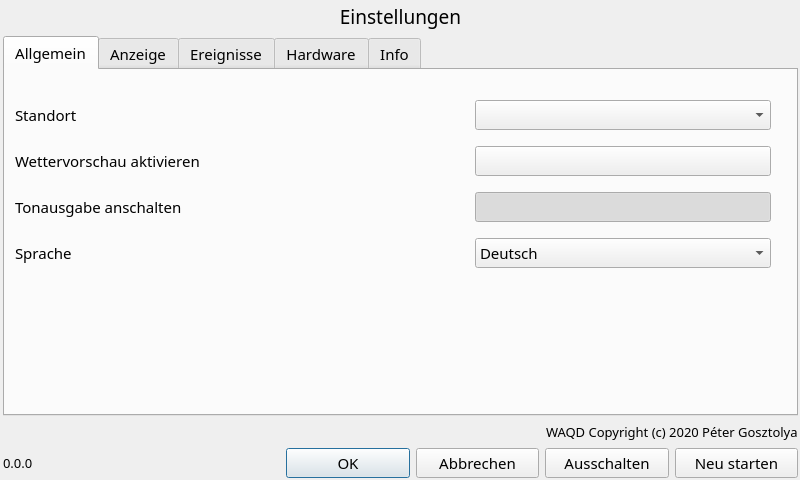
<?xml version="1.0" encoding="UTF-8"?>
<ui version="4.0">
 <class>Dialog</class>
 <widget class="QDialog" name="Dialog">
  <property name="windowModality">
   <enum>Qt::ApplicationModal</enum>
  </property>
  <property name="geometry">
   <rect>
    <x>0</x>
    <y>0</y>
    <width>800</width>
    <height>480</height>
   </rect>
  </property>
  <property name="sizePolicy">
   <sizepolicy hsizetype="Fixed" vsizetype="Fixed">
    <horstretch>1</horstretch>
    <verstretch>1</verstretch>
   </sizepolicy>
  </property>
  <property name="minimumSize">
   <size>
    <width>800</width>
    <height>480</height>
   </size>
  </property>
  <property name="maximumSize">
   <size>
    <width>800</width>
    <height>480</height>
   </size>
  </property>
  <property name="palette">
   <palette>
    <active>
     <colorrole role="Light">
      <brush brushstyle="SolidPattern">
       <color alpha="255">
        <red>240</red>
        <green>240</green>
        <blue>240</blue>
       </color>
      </brush>
     </colorrole>
     <colorrole role="Midlight">
      <brush brushstyle="SolidPattern">
       <color alpha="255">
        <red>227</red>
        <green>227</green>
        <blue>227</blue>
       </color>
      </brush>
     </colorrole>
     <colorrole role="BrightText">
      <brush brushstyle="SolidPattern">
       <color alpha="255">
        <red>240</red>
        <green>240</green>
        <blue>240</blue>
       </color>
      </brush>
     </colorrole>
     <colorrole role="Base">
      <brush brushstyle="SolidPattern">
       <color alpha="255">
        <red>240</red>
        <green>240</green>
        <blue>240</blue>
       </color>
      </brush>
     </colorrole>
     <colorrole role="NoRole">
      <brush brushstyle="SolidPattern">
       <color alpha="255">
        <red>240</red>
        <green>240</green>
        <blue>240</blue>
       </color>
      </brush>
     </colorrole>
    </active>
    <inactive>
     <colorrole role="Light">
      <brush brushstyle="SolidPattern">
       <color alpha="255">
        <red>240</red>
        <green>240</green>
        <blue>240</blue>
       </color>
      </brush>
     </colorrole>
     <colorrole role="Midlight">
      <brush brushstyle="SolidPattern">
       <color alpha="255">
        <red>227</red>
        <green>227</green>
        <blue>227</blue>
       </color>
      </brush>
     </colorrole>
     <colorrole role="BrightText">
      <brush brushstyle="SolidPattern">
       <color alpha="255">
        <red>255</red>
        <green>255</green>
        <blue>255</blue>
       </color>
      </brush>
     </colorrole>
     <colorrole role="Base">
      <brush brushstyle="SolidPattern">
       <color alpha="255">
        <red>240</red>
        <green>240</green>
        <blue>240</blue>
       </color>
      </brush>
     </colorrole>
     <colorrole role="NoRole">
      <brush brushstyle="SolidPattern">
       <color alpha="255">
        <red>240</red>
        <green>240</green>
        <blue>240</blue>
       </color>
      </brush>
     </colorrole>
    </inactive>
    <disabled>
     <colorrole role="Light">
      <brush brushstyle="SolidPattern">
       <color alpha="255">
        <red>240</red>
        <green>240</green>
        <blue>240</blue>
       </color>
      </brush>
     </colorrole>
     <colorrole role="Midlight">
      <brush brushstyle="SolidPattern">
       <color alpha="255">
        <red>240</red>
        <green>240</green>
        <blue>240</blue>
       </color>
      </brush>
     </colorrole>
     <colorrole role="BrightText">
      <brush brushstyle="SolidPattern">
       <color alpha="255">
        <red>255</red>
        <green>255</green>
        <blue>255</blue>
       </color>
      </brush>
     </colorrole>
     <colorrole role="Base">
      <brush brushstyle="SolidPattern">
       <color alpha="255">
        <red>240</red>
        <green>240</green>
        <blue>240</blue>
       </color>
      </brush>
     </colorrole>
     <colorrole role="NoRole">
      <brush brushstyle="SolidPattern">
       <color alpha="255">
        <red>240</red>
        <green>240</green>
        <blue>240</blue>
       </color>
      </brush>
     </colorrole>
    </disabled>
   </palette>
  </property>
  <property name="font">
   <font>
    <family>Bahnschrift SemiLight</family>
    <pointsize>10</pointsize>
   </font>
  </property>
  <property name="windowTitle">
   <string>PiWeather - Options</string>
  </property>
  <property name="windowOpacity">
   <double>1.000000000000000</double>
  </property>
  <widget class="QWidget" name="layoutWidget">
   <property name="geometry">
    <rect>
     <x>0</x>
     <y>0</y>
     <width>801</width>
     <height>481</height>
    </rect>
   </property>
   <layout class="QVBoxLayout" name="main_vertical_layout">
    <property name="leftMargin">
     <number>3</number>
    </property>
    <property name="topMargin">
     <number>3</number>
    </property>
    <property name="rightMargin">
     <number>3</number>
    </property>
    <property name="bottomMargin">
     <number>3</number>
    </property>
    <item>
     <widget class="QLabel" name="options_title">
      <property name="font">
       <font>
        <family>Bahnschrift</family>
        <pointsize>14</pointsize>
       </font>
      </property>
      <property name="text">
       <string>Einstellungen</string>
      </property>
      <property name="alignment">
       <set>Qt::AlignCenter</set>
      </property>
     </widget>
    </item>
    <item>
     <widget class="QTabWidget" name="options_tabs">
      <property name="sizePolicy">
       <sizepolicy hsizetype="Expanding" vsizetype="Expanding">
        <horstretch>0</horstretch>
        <verstretch>0</verstretch>
       </sizepolicy>
      </property>
      <property name="minimumSize">
       <size>
        <width>100</width>
        <height>280</height>
       </size>
      </property>
      <property name="font">
       <font>
        <family>Bahnschrift</family>
        <pointsize>11</pointsize>
       </font>
      </property>
      <property name="currentIndex">
       <number>0</number>
      </property>
      <property name="elideMode">
       <enum>Qt::ElideMiddle</enum>
      </property>
      <property name="documentMode">
       <bool>false</bool>
      </property>
      <property name="tabsClosable">
       <bool>false</bool>
      </property>
      <widget class="QWidget" name="general_tab">
       <attribute name="title">
        <string>Allgemein</string>
       </attribute>
       <widget class="QWidget" name="formLayoutWidget">
        <property name="geometry">
         <rect>
          <x>10</x>
          <y>10</y>
          <width>761</width>
          <height>201</height>
         </rect>
        </property>
        <layout class="QGridLayout" name="general_layout" columnstretch="3,2">
         <property name="sizeConstraint">
          <enum>QLayout::SetDefaultConstraint</enum>
         </property>
         <property name="topMargin">
          <number>10</number>
         </property>
         <property name="rightMargin">
          <number>5</number>
         </property>
         <property name="horizontalSpacing">
          <number>15</number>
         </property>
         <item row="3" column="1">
          <widget class="QComboBox" name="lang_combo_box">
           <item>
            <property name="text">
             <string>Deutsch</string>
            </property>
           </item>
           <item>
            <property name="text">
             <string>English</string>
            </property>
           </item>
           <item>
            <property name="text">
             <string>Magyar</string>
            </property>
           </item>
          </widget>
         </item>
         <item row="3" column="0">
          <widget class="QLabel" name="lang_label">
           <property name="text">
            <string>Sprache</string>
           </property>
          </widget>
         </item>
         <item row="2" column="0">
          <widget class="QLabel" name="sound_enable_label">
           <property name="text">
            <string>Tonausgabe anschalten</string>
           </property>
          </widget>
         </item>
         <item row="0" column="0">
          <widget class="QLabel" name="location_label">
           <property name="sizePolicy">
            <sizepolicy hsizetype="Preferred" vsizetype="Preferred">
             <horstretch>0</horstretch>
             <verstretch>0</verstretch>
            </sizepolicy>
           </property>
           <property name="text">
            <string>Standort</string>
           </property>
          </widget>
         </item>
         <item row="1" column="0">
          <widget class="QLabel" name="forecast_enable_label">
           <property name="text">
            <string>Wettervorschau aktivieren</string>
           </property>
          </widget>
         </item>
         <item row="1" column="1">
          <widget class="Switch" name="forecast_enable_toggle">
           <property name="layoutDirection">
            <enum>Qt::LeftToRight</enum>
           </property>
           <property name="text">
            <string/>
           </property>
           <property name="checked">
            <bool>false</bool>
           </property>
          </widget>
         </item>
         <item row="2" column="1">
          <widget class="Switch" name="sound_enable_toggle">
           <property name="layoutDirection">
            <enum>Qt::LeftToRight</enum>
           </property>
           <property name="text">
            <string/>
           </property>
           <property name="checkable">
            <bool>true</bool>
           </property>
           <property name="checked">
            <bool>true</bool>
           </property>
          </widget>
         </item>
         <item row="0" column="1">
          <widget class="QComboBox" name="location_combo_box"/>
         </item>
        </layout>
       </widget>
      </widget>
      <widget class="QWidget" name="display_tab">
       <attribute name="title">
        <string>Anzeige</string>
       </attribute>
       <widget class="QWidget" name="formLayoutWidget_3">
        <property name="geometry">
         <rect>
          <x>10</x>
          <y>10</y>
          <width>800</width>
          <height>251</height>
         </rect>
        </property>
        <layout class="QGridLayout" name="display_layout" rowstretch="0,0,0,0,0,0" columnstretch="0,0,0,0,0,0,0,0" columnminimumwidth="0,20,130,330,10,0,0,0">
         <property name="sizeConstraint">
          <enum>QLayout::SetDefaultConstraint</enum>
         </property>
         <property name="topMargin">
          <number>10</number>
         </property>
         <property name="rightMargin">
          <number>5</number>
         </property>
         <property name="horizontalSpacing">
          <number>15</number>
         </property>
         <item row="0" column="5" colspan="2">
          <widget class="QLabel" name="font_scaling_value">
           <property name="sizePolicy">
            <sizepolicy hsizetype="Fixed" vsizetype="Preferred">
             <horstretch>0</horstretch>
             <verstretch>0</verstretch>
            </sizepolicy>
           </property>
           <property name="minimumSize">
            <size>
             <width>30</width>
             <height>0</height>
            </size>
           </property>
           <property name="text">
            <string>8</string>
           </property>
           <property name="alignment">
            <set>Qt::AlignRight|Qt::AlignTrailing|Qt::AlignVCenter</set>
           </property>
          </widget>
         </item>
         <item row="1" column="5" colspan="2">
          <widget class="QLabel" name="brightness_value">
           <property name="sizePolicy">
            <sizepolicy hsizetype="Fixed" vsizetype="Preferred">
             <horstretch>0</horstretch>
             <verstretch>0</verstretch>
            </sizepolicy>
           </property>
           <property name="minimumSize">
            <size>
             <width>30</width>
             <height>0</height>
            </size>
           </property>
           <property name="text">
            <string>8</string>
           </property>
           <property name="alignment">
            <set>Qt::AlignRight|Qt::AlignTrailing|Qt::AlignVCenter</set>
           </property>
          </widget>
         </item>
         <item row="2" column="5" colspan="2">
          <widget class="QLabel" name="night_mode_begin_value">
           <property name="sizePolicy">
            <sizepolicy hsizetype="Fixed" vsizetype="Preferred">
             <horstretch>0</horstretch>
             <verstretch>0</verstretch>
            </sizepolicy>
           </property>
           <property name="minimumSize">
            <size>
             <width>30</width>
             <height>0</height>
            </size>
           </property>
           <property name="baseSize">
            <size>
             <width>0</width>
             <height>0</height>
            </size>
           </property>
           <property name="accessibleDescription">
            <string notr="true"/>
           </property>
           <property name="layoutDirection">
            <enum>Qt::LeftToRight</enum>
           </property>
           <property name="text">
            <string>22</string>
           </property>
           <property name="alignment">
            <set>Qt::AlignRight|Qt::AlignTrailing|Qt::AlignVCenter</set>
           </property>
           <property name="margin">
            <number>0</number>
           </property>
          </widget>
         </item>
         <item row="4" column="0">
          <widget class="QLabel" name="day_standby_timeout_label">
           <property name="sizePolicy">
            <sizepolicy hsizetype="Preferred" vsizetype="Preferred">
             <horstretch>0</horstretch>
             <verstretch>0</verstretch>
            </sizepolicy>
           </property>
           <property name="text">
            <string>Standby am Tag nach</string>
           </property>
          </widget>
         </item>
         <item row="3" column="0">
          <widget class="QLabel" name="night_mode_end_label">
           <property name="sizePolicy">
            <sizepolicy hsizetype="Preferred" vsizetype="Preferred">
             <horstretch>0</horstretch>
             <verstretch>0</verstretch>
            </sizepolicy>
           </property>
           <property name="text">
            <string>Nachtruhe Ende</string>
           </property>
          </widget>
         </item>
         <item row="0" column="2" colspan="2">
          <widget class="JumpSlider" name="font_scaling_slider">
           <property name="maximum">
            <number>10</number>
           </property>
           <property name="pageStep">
            <number>100</number>
           </property>
           <property name="sliderPosition">
            <number>5</number>
           </property>
           <property name="orientation">
            <enum>Qt::Horizontal</enum>
           </property>
           <property name="tickPosition">
            <enum>QSlider::TicksBelow</enum>
           </property>
           <property name="tickInterval">
            <number>1</number>
           </property>
          </widget>
         </item>
         <item row="0" column="0">
          <widget class="QLabel" name="font_scaling_label">
           <property name="text">
            <string>Buchstabengröße</string>
           </property>
          </widget>
         </item>
         <item row="3" column="7">
          <widget class="QLabel" name="night_mode_end_unit">
           <property name="sizePolicy">
            <sizepolicy hsizetype="Fixed" vsizetype="Preferred">
             <horstretch>0</horstretch>
             <verstretch>0</verstretch>
            </sizepolicy>
           </property>
           <property name="minimumSize">
            <size>
             <width>30</width>
             <height>0</height>
            </size>
           </property>
           <property name="baseSize">
            <size>
             <width>0</width>
             <height>0</height>
            </size>
           </property>
           <property name="layoutDirection">
            <enum>Qt::LeftToRight</enum>
           </property>
           <property name="text">
            <string>h</string>
           </property>
           <property name="alignment">
            <set>Qt::AlignLeading|Qt::AlignLeft|Qt::AlignVCenter</set>
           </property>
           <property name="margin">
            <number>0</number>
           </property>
          </widget>
         </item>
         <item row="1" column="0">
          <widget class="QLabel" name="brightness_label">
           <property name="text">
            <string>Helligkeit</string>
           </property>
          </widget>
         </item>
         <item row="5" column="1">
          <spacer name="display_silder_spacer">
           <property name="orientation">
            <enum>Qt::Horizontal</enum>
           </property>
           <property name="sizeType">
            <enum>QSizePolicy::Minimum</enum>
           </property>
           <property name="sizeHint" stdset="0">
            <size>
             <width>20</width>
             <height>20</height>
            </size>
           </property>
          </spacer>
         </item>
         <item row="4" column="2">
          <widget class="QComboBox" name="day_standby_timeout_cbox">
           <item>
            <property name="text">
             <string>5 Sekunden</string>
            </property>
           </item>
           <item>
            <property name="text">
             <string>30 Sekunden</string>
            </property>
           </item>
           <item>
            <property name="text">
             <string>2 Minuten</string>
            </property>
           </item>
           <item>
            <property name="text">
             <string>10 Minuten</string>
            </property>
           </item>
           <item>
            <property name="text">
             <string>30 Minuten</string>
            </property>
           </item>
          </widget>
         </item>
         <item row="2" column="7">
          <widget class="QLabel" name="night_mode_begin_unit">
           <property name="sizePolicy">
            <sizepolicy hsizetype="Fixed" vsizetype="Preferred">
             <horstretch>0</horstretch>
             <verstretch>0</verstretch>
            </sizepolicy>
           </property>
           <property name="minimumSize">
            <size>
             <width>30</width>
             <height>0</height>
            </size>
           </property>
           <property name="baseSize">
            <size>
             <width>0</width>
             <height>0</height>
            </size>
           </property>
           <property name="layoutDirection">
            <enum>Qt::LeftToRight</enum>
           </property>
           <property name="text">
            <string>h</string>
           </property>
           <property name="alignment">
            <set>Qt::AlignLeading|Qt::AlignLeft|Qt::AlignVCenter</set>
           </property>
           <property name="margin">
            <number>0</number>
           </property>
          </widget>
         </item>
         <item row="5" column="2">
          <widget class="QComboBox" name="night_standby_timeout_cbox">
           <item>
            <property name="text">
             <string>5 Sekunden</string>
            </property>
           </item>
           <item>
            <property name="text">
             <string>30 Sekunden</string>
            </property>
           </item>
           <item>
            <property name="text">
             <string>2 Minuten</string>
            </property>
           </item>
           <item>
            <property name="text">
             <string>10 Minuten</string>
            </property>
           </item>
           <item>
            <property name="text">
             <string>30 Minuten</string>
            </property>
           </item>
          </widget>
         </item>
         <item row="5" column="0">
          <widget class="QLabel" name="night_standby_timeout_value">
           <property name="sizePolicy">
            <sizepolicy hsizetype="Preferred" vsizetype="Preferred">
             <horstretch>0</horstretch>
             <verstretch>0</verstretch>
            </sizepolicy>
           </property>
           <property name="text">
            <string>Standby in der Nacht nach</string>
           </property>
          </widget>
         </item>
         <item row="2" column="0">
          <widget class="QLabel" name="night_mode_begin_label">
           <property name="sizePolicy">
            <sizepolicy hsizetype="Preferred" vsizetype="Preferred">
             <horstretch>0</horstretch>
             <verstretch>0</verstretch>
            </sizepolicy>
           </property>
           <property name="text">
            <string>Nachtruhe Anfang</string>
           </property>
          </widget>
         </item>
         <item row="3" column="5" colspan="2">
          <widget class="QLabel" name="night_mode_end_value">
           <property name="sizePolicy">
            <sizepolicy hsizetype="Fixed" vsizetype="Preferred">
             <horstretch>0</horstretch>
             <verstretch>0</verstretch>
            </sizepolicy>
           </property>
           <property name="minimumSize">
            <size>
             <width>30</width>
             <height>0</height>
            </size>
           </property>
           <property name="accessibleDescription">
            <string notr="true"/>
           </property>
           <property name="text">
            <string>8</string>
           </property>
           <property name="alignment">
            <set>Qt::AlignRight|Qt::AlignTrailing|Qt::AlignVCenter</set>
           </property>
          </widget>
         </item>
         <item row="3" column="2" colspan="2">
          <widget class="JumpSlider" name="night_mode_end_slider">
           <property name="maximum">
            <number>24</number>
           </property>
           <property name="orientation">
            <enum>Qt::Horizontal</enum>
           </property>
           <property name="tickPosition">
            <enum>QSlider::TicksBelow</enum>
           </property>
           <property name="tickInterval">
            <number>1</number>
           </property>
          </widget>
         </item>
         <item row="1" column="2" colspan="2">
          <widget class="JumpSlider" name="brightness_slider">
           <property name="maximum">
            <number>24</number>
           </property>
           <property name="orientation">
            <enum>Qt::Horizontal</enum>
           </property>
           <property name="tickPosition">
            <enum>QSlider::TicksBelow</enum>
           </property>
           <property name="tickInterval">
            <number>1</number>
           </property>
          </widget>
         </item>
         <item row="2" column="2" colspan="2">
          <widget class="JumpSlider" name="night_mode_begin_slider">
           <property name="maximum">
            <number>10</number>
           </property>
           <property name="pageStep">
            <number>100</number>
           </property>
           <property name="sliderPosition">
            <number>5</number>
           </property>
           <property name="orientation">
            <enum>Qt::Horizontal</enum>
           </property>
           <property name="tickPosition">
            <enum>QSlider::TicksBelow</enum>
           </property>
           <property name="tickInterval">
            <number>1</number>
           </property>
          </widget>
         </item>
         <item row="0" column="4">
          <spacer name="display_values_spacer">
           <property name="orientation">
            <enum>Qt::Horizontal</enum>
           </property>
           <property name="sizeType">
            <enum>QSizePolicy::MinimumExpanding</enum>
           </property>
           <property name="sizeHint" stdset="0">
            <size>
             <width>10</width>
             <height>20</height>
            </size>
           </property>
          </spacer>
         </item>
        </layout>
       </widget>
      </widget>
      <widget class="QWidget" name="events_tab">
       <attribute name="title">
        <string>Ereignisse</string>
       </attribute>
       <widget class="QWidget" name="formLayoutWidget_5">
        <property name="geometry">
         <rect>
          <x>10</x>
          <y>10</y>
          <width>761</width>
          <height>34</height>
         </rect>
        </property>
        <layout class="QGridLayout" name="events_layout" columnstretch="3,2" columnminimumwidth="0,100">
         <property name="sizeConstraint">
          <enum>QLayout::SetDefaultConstraint</enum>
         </property>
         <property name="topMargin">
          <number>10</number>
         </property>
         <property name="rightMargin">
          <number>5</number>
         </property>
         <property name="horizontalSpacing">
          <number>15</number>
         </property>
         <item row="0" column="0">
          <widget class="QLabel" name="events_enable_label">
           <property name="text">
            <string>Ereignisse aktivieren</string>
           </property>
          </widget>
         </item>
         <item row="0" column="1">
          <widget class="Switch" name="events_enable_toggle">
           <property name="layoutDirection">
            <enum>Qt::LeftToRight</enum>
           </property>
           <property name="text">
            <string/>
           </property>
           <property name="checked">
            <bool>false</bool>
           </property>
          </widget>
         </item>
        </layout>
       </widget>
      </widget>
      <widget class="QWidget" name="hardware_tab">
       <attribute name="title">
        <string>Hardware</string>
       </attribute>
       <widget class="QWidget" name="formLayoutWidget_6">
        <property name="geometry">
         <rect>
          <x>0</x>
          <y>10</y>
          <width>771</width>
          <height>251</height>
         </rect>
        </property>
        <layout class="QGridLayout" name="hardware_layout" columnstretch="3,0">
         <property name="sizeConstraint">
          <enum>QLayout::SetDefaultConstraint</enum>
         </property>
         <property name="topMargin">
          <number>10</number>
         </property>
         <property name="rightMargin">
          <number>5</number>
         </property>
         <property name="horizontalSpacing">
          <number>15</number>
         </property>
         <item row="1" column="0">
          <widget class="QLabel" name="dht22_enable_label">
           <property name="text">
            <string>DHT-22 PIN (BCM/GPIO)</string>
           </property>
          </widget>
         </item>
         <item row="0" column="0">
          <widget class="QLabel" name="ccs811_enable_label">
           <property name="sizePolicy">
            <sizepolicy hsizetype="Preferred" vsizetype="Preferred">
             <horstretch>0</horstretch>
             <verstretch>0</verstretch>
            </sizepolicy>
           </property>
           <property name="text">
            <string>CCS-811 einschalten</string>
           </property>
          </widget>
         </item>
         <item row="5" column="1">
          <widget class="QComboBox" name="display_type_cbox"/>
         </item>
         <item row="3" column="1">
          <widget class="Switch" name="mh_z19_enable_toggle">
           <property name="layoutDirection">
            <enum>Qt::LeftToRight</enum>
           </property>
           <property name="text">
            <string/>
           </property>
           <property name="checked">
            <bool>false</bool>
           </property>
          </widget>
         </item>
         <item row="2" column="0">
          <widget class="QLabel" name="bmp280_enable_label">
           <property name="text">
            <string>BMP-280 einschalten</string>
           </property>
          </widget>
         </item>
         <item row="2" column="1">
          <widget class="Switch" name="bmp280_enable_toggle">
           <property name="layoutDirection">
            <enum>Qt::LeftToRight</enum>
           </property>
           <property name="text">
            <string/>
           </property>
           <property name="checked">
            <bool>false</bool>
           </property>
          </widget>
         </item>
         <item row="5" column="0">
          <widget class="QLabel" name="display_type_label">
           <property name="text">
            <string>Anzeige</string>
           </property>
          </widget>
         </item>
         <item row="4" column="1">
          <widget class="Switch" name="motion_sensor_enable_toggle">
           <property name="enabled">
            <bool>true</bool>
           </property>
           <property name="layoutDirection">
            <enum>Qt::LeftToRight</enum>
           </property>
           <property name="text">
            <string/>
           </property>
           <property name="checkable">
            <bool>true</bool>
           </property>
           <property name="checked">
            <bool>true</bool>
           </property>
          </widget>
         </item>
         <item row="0" column="1">
          <widget class="Switch" name="ccs811_enable_toggle">
           <property name="layoutDirection">
            <enum>Qt::LeftToRight</enum>
           </property>
           <property name="text">
            <string/>
           </property>
           <property name="checked">
            <bool>false</bool>
           </property>
          </widget>
         </item>
         <item row="4" column="0">
          <widget class="QLabel" name="motion_sensor_enable_label">
           <property name="text">
            <string>Bewegungssensor aktivieren</string>
           </property>
          </widget>
         </item>
         <item row="3" column="0">
          <widget class="QLabel" name="mh_z19_enable_label">
           <property name="text">
            <string>MH-Z19 einschalten</string>
           </property>
          </widget>
         </item>
         <item row="6" column="0" colspan="2">
          <widget class="QLabel" name="hw_warning_label">
           <property name="text">
            <string>&lt;html&gt;&lt;head/&gt;&lt;body&gt;&lt;p&gt;Warnung! Nur angeschlossene Geräte können aktiviert werden.&lt;/p&gt;&lt;p&gt;Dafür wird womöglich ein Neustart benötigt.&lt;/p&gt;&lt;/body&gt;&lt;/html&gt;</string>
           </property>
          </widget>
         </item>
         <item row="1" column="1">
          <widget class="QComboBox" name="dht22_pin_cbox"/>
         </item>
        </layout>
       </widget>
      </widget>
      <widget class="QWidget" name="info">
       <attribute name="title">
        <string>Info</string>
       </attribute>
       <widget class="QWidget" name="formLayoutWidget_4">
        <property name="geometry">
         <rect>
          <x>10</x>
          <y>10</y>
          <width>761</width>
          <height>91</height>
         </rect>
        </property>
        <layout class="QGridLayout" name="info_layout" rowstretch="3,2">
         <property name="sizeConstraint">
          <enum>QLayout::SetDefaultConstraint</enum>
         </property>
         <property name="topMargin">
          <number>10</number>
         </property>
         <property name="rightMargin">
          <number>5</number>
         </property>
         <property name="horizontalSpacing">
          <number>15</number>
         </property>
         <item row="0" column="0">
          <widget class="QLabel" name="system_label">
           <property name="sizePolicy">
            <sizepolicy hsizetype="Preferred" vsizetype="Preferred">
             <horstretch>0</horstretch>
             <verstretch>0</verstretch>
            </sizepolicy>
           </property>
           <property name="text">
            <string>System</string>
           </property>
          </widget>
         </item>
         <item row="0" column="1">
          <widget class="QLabel" name="system_value">
           <property name="sizePolicy">
            <sizepolicy hsizetype="Preferred" vsizetype="Preferred">
             <horstretch>0</horstretch>
             <verstretch>0</verstretch>
            </sizepolicy>
           </property>
           <property name="text">
            <string>Raspberry Pi 3</string>
           </property>
          </widget>
         </item>
         <item row="1" column="0">
          <widget class="QLabel" name="ip_address_label">
           <property name="text">
            <string>IP Adresse</string>
           </property>
          </widget>
         </item>
         <item row="1" column="1">
          <widget class="QLabel" name="ip_address_value">
           <property name="text">
            <string>192.168.1.1</string>
           </property>
          </widget>
         </item>
        </layout>
       </widget>
      </widget>
     </widget>
    </item>
    <item>
     <layout class="QHBoxLayout" name="copyright_bar_layout">
      <item>
       <spacer name="horizontalSpacer">
        <property name="orientation">
         <enum>Qt::Horizontal</enum>
        </property>
        <property name="sizeType">
         <enum>QSizePolicy::Expanding</enum>
        </property>
        <property name="sizeHint" stdset="0">
         <size>
          <width>80</width>
          <height>20</height>
         </size>
        </property>
       </spacer>
      </item>
      <item>
       <widget class="QLabel" name="copyright_by_label">
        <property name="font">
         <font>
          <family>Bahnschrift SemiBold</family>
          <pointsize>10</pointsize>
         </font>
        </property>
        <property name="frameShape">
         <enum>QFrame::NoFrame</enum>
        </property>
        <property name="frameShadow">
         <enum>QFrame::Sunken</enum>
        </property>
        <property name="text">
         <string notr="true">WAQD Copyright (c) 2020 Péter Gosztolya</string>
        </property>
        <property name="scaledContents">
         <bool>true</bool>
        </property>
        <property name="wordWrap">
         <bool>false</bool>
        </property>
       </widget>
      </item>
     </layout>
    </item>
    <item>
     <layout class="QHBoxLayout" name="buttons_layout" stretch="0,2,1,1,1,1">
      <property name="sizeConstraint">
       <enum>QLayout::SetMinAndMaxSize</enum>
      </property>
      <item>
       <widget class="QLabel" name="version_label">
        <property name="font">
         <font>
          <family>Bahnschrift SemiBold</family>
          <pointsize>10</pointsize>
         </font>
        </property>
        <property name="frameShape">
         <enum>QFrame::NoFrame</enum>
        </property>
        <property name="frameShadow">
         <enum>QFrame::Sunken</enum>
        </property>
        <property name="text">
         <string notr="true">0.0.0</string>
        </property>
        <property name="scaledContents">
         <bool>true</bool>
        </property>
        <property name="wordWrap">
         <bool>false</bool>
        </property>
       </widget>
      </item>
      <item>
       <spacer name="buttons_spacer">
        <property name="orientation">
         <enum>Qt::Horizontal</enum>
        </property>
        <property name="sizeType">
         <enum>QSizePolicy::Expanding</enum>
        </property>
        <property name="sizeHint" stdset="0">
         <size>
          <width>60</width>
          <height>20</height>
         </size>
        </property>
       </spacer>
      </item>
      <item>
       <widget class="QPushButton" name="ok_button">
        <property name="font">
         <font>
          <family>Bahnschrift</family>
          <pointsize>11</pointsize>
         </font>
        </property>
        <property name="text">
         <string>OK</string>
        </property>
        <property name="autoDefault">
         <bool>false</bool>
        </property>
        <property name="default">
         <bool>true</bool>
        </property>
        <property name="flat">
         <bool>false</bool>
        </property>
       </widget>
      </item>
      <item>
       <widget class="QPushButton" name="cancel_button">
        <property name="font">
         <font>
          <family>Bahnschrift</family>
          <pointsize>11</pointsize>
         </font>
        </property>
        <property name="text">
         <string>Abbrechen</string>
        </property>
        <property name="autoDefault">
         <bool>true</bool>
        </property>
        <property name="flat">
         <bool>false</bool>
        </property>
       </widget>
      </item>
      <item>
       <widget class="QPushButton" name="shutdown_button">
        <property name="font">
         <font>
          <family>Bahnschrift</family>
          <pointsize>11</pointsize>
         </font>
        </property>
        <property name="text">
         <string>Ausschalten</string>
        </property>
        <property name="autoDefault">
         <bool>true</bool>
        </property>
        <property name="flat">
         <bool>false</bool>
        </property>
       </widget>
      </item>
      <item>
       <widget class="QPushButton" name="restart_button">
        <property name="font">
         <font>
          <family>Bahnschrift</family>
          <pointsize>11</pointsize>
         </font>
        </property>
        <property name="text">
         <string>Neu starten</string>
        </property>
        <property name="autoDefault">
         <bool>false</bool>
        </property>
        <property name="flat">
         <bool>false</bool>
        </property>
       </widget>
      </item>
     </layout>
    </item>
   </layout>
  </widget>
 </widget>
 <customwidgets>
  <customwidget>
   <class>JumpSlider</class>
   <extends>QSlider</extends>
   <header>piweather.ui.widgets.jumpslider.h</header>
  </customwidget>
  <customwidget>
   <class>Switch</class>
   <extends>QPushButton</extends>
   <header>piweather.ui.widgets.switch.h</header>
  </customwidget>
 </customwidgets>
 <resources/>
 <connections/>
</ui>
